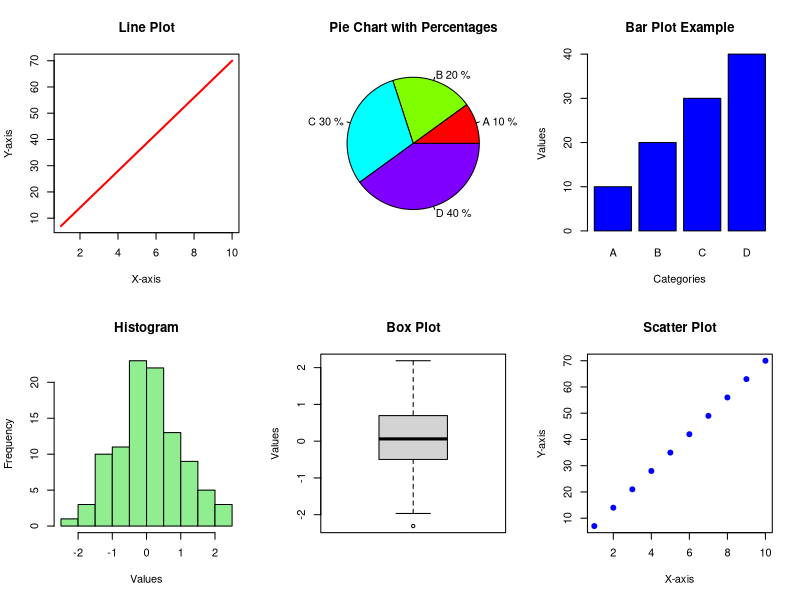

The R source for this figure:
par(mfrow = c(2, 3))

x <- c(1:10)  
y <- seq(from = 7, to = 70, by = 7)
plot(x, y, type = "l", col = "red", lwd = 2, xlab = "X-axis", ylab = "Y-axis", main = "Line Plot")

slices <- c(10, 20, 30, 40)
labels <- c("A", "B", "C", "D")
percentages <- round(slices / sum(slices) * 100)
pie(slices, labels = paste(labels, percentages, "%"), main = "Pie Chart with Percentages", col = rainbow(length(slices)))

counts <- c(10, 20, 30, 40)
barplot(counts, names.arg = labels, col = "blue", main = "Bar Plot Example", xlab = "Categories", ylab = "Values")

set.seed(123)
data <- rnorm(100)
hist(data, col = "lightgreen", main = "Histogram", xlab = "Values", ylab = "Frequency")

boxplot(data, main = "Box Plot", ylab = "Values")

plot(x, y, main = "Scatter Plot", xlab = "X-axis", ylab = "Y-axis", pch = 19, col = "blue")
